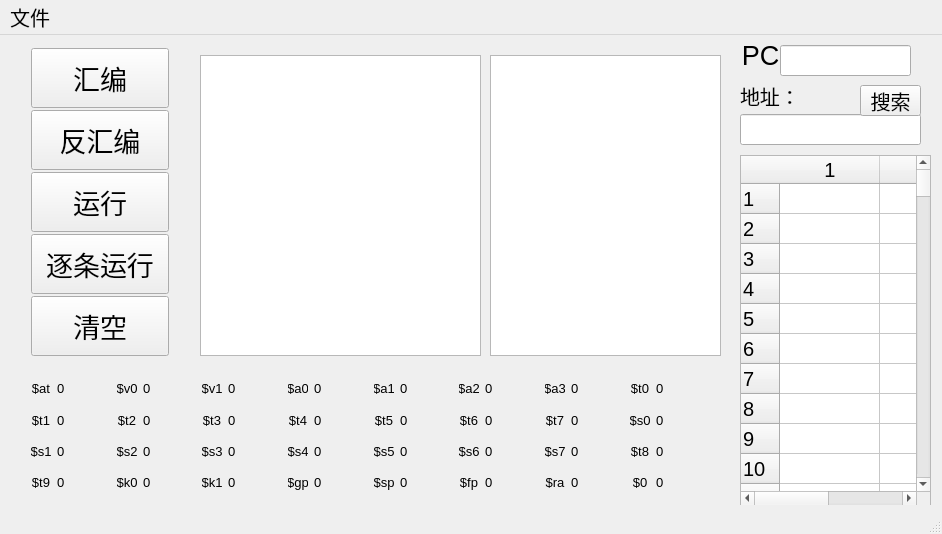
<?xml version="1.0" encoding="UTF-8"?>
<ui version="4.0">
 <class>MainWindow</class>
 <widget class="QMainWindow" name="MainWindow">
  <property name="geometry">
   <rect>
    <x>0</x>
    <y>0</y>
    <width>942</width>
    <height>534</height>
   </rect>
  </property>
  <property name="font">
   <font>
    <pointsize>15</pointsize>
   </font>
  </property>
  <property name="windowTitle">
   <string>MainWindow</string>
  </property>
  <widget class="QWidget" name="centralWidget">
   <widget class="QPlainTextEdit" name="text1">
    <property name="geometry">
     <rect>
      <x>200</x>
      <y>20</y>
      <width>281</width>
      <height>301</height>
     </rect>
    </property>
    <property name="font">
     <font>
      <pointsize>15</pointsize>
     </font>
    </property>
   </widget>
   <widget class="QPlainTextEdit" name="text2">
    <property name="geometry">
     <rect>
      <x>490</x>
      <y>20</y>
      <width>231</width>
      <height>301</height>
     </rect>
    </property>
    <property name="font">
     <font>
      <pointsize>15</pointsize>
     </font>
    </property>
   </widget>
   <widget class="QWidget" name="verticalLayoutWidget">
    <property name="geometry">
     <rect>
      <x>20</x>
      <y>0</y>
      <width>160</width>
      <height>334</height>
     </rect>
    </property>
    <layout class="QVBoxLayout" name="verticalLayout">
     <property name="spacing">
      <number>0</number>
     </property>
     <item>
      <widget class="QPushButton" name="assembler">
       <property name="minimumSize">
        <size>
         <width>0</width>
         <height>60</height>
        </size>
       </property>
       <property name="font">
        <font>
         <pointsize>20</pointsize>
        </font>
       </property>
       <property name="text">
        <string>汇编</string>
       </property>
      </widget>
     </item>
     <item>
      <widget class="QPushButton" name="disassembler">
       <property name="minimumSize">
        <size>
         <width>0</width>
         <height>60</height>
        </size>
       </property>
       <property name="font">
        <font>
         <pointsize>20</pointsize>
        </font>
       </property>
       <property name="text">
        <string>反汇编</string>
       </property>
      </widget>
     </item>
     <item>
      <widget class="QPushButton" name="runall">
       <property name="minimumSize">
        <size>
         <width>0</width>
         <height>60</height>
        </size>
       </property>
       <property name="font">
        <font>
         <pointsize>20</pointsize>
        </font>
       </property>
       <property name="text">
        <string>运行</string>
       </property>
      </widget>
     </item>
     <item>
      <widget class="QPushButton" name="run">
       <property name="minimumSize">
        <size>
         <width>0</width>
         <height>60</height>
        </size>
       </property>
       <property name="font">
        <font>
         <pointsize>20</pointsize>
        </font>
       </property>
       <property name="text">
        <string>逐条运行</string>
       </property>
      </widget>
     </item>
     <item>
      <widget class="QPushButton" name="wim">
       <property name="minimumSize">
        <size>
         <width>0</width>
         <height>60</height>
        </size>
       </property>
       <property name="font">
        <font>
         <pointsize>20</pointsize>
        </font>
       </property>
       <property name="text">
        <string>清空</string>
       </property>
      </widget>
     </item>
    </layout>
   </widget>
   <widget class="QLineEdit" name="pc">
    <property name="geometry">
     <rect>
      <x>780</x>
      <y>10</y>
      <width>131</width>
      <height>31</height>
     </rect>
    </property>
    <property name="font">
     <font>
      <pointsize>15</pointsize>
     </font>
    </property>
    <property name="alignment">
     <set>Qt::AlignCenter</set>
    </property>
   </widget>
   <widget class="QLabel" name="label">
    <property name="geometry">
     <rect>
      <x>740</x>
      <y>10</y>
      <width>41</width>
      <height>20</height>
     </rect>
    </property>
    <property name="font">
     <font>
      <pointsize>20</pointsize>
     </font>
    </property>
    <property name="text">
     <string>PC</string>
    </property>
    <property name="alignment">
     <set>Qt::AlignCenter</set>
    </property>
   </widget>
   <widget class="QWidget" name="gridLayoutWidget">
    <property name="geometry">
     <rect>
      <x>20</x>
      <y>330</y>
      <width>701</width>
      <height>141</height>
     </rect>
    </property>
    <property name="font">
     <font>
      <pointsize>10</pointsize>
     </font>
    </property>
    <layout class="QGridLayout" name="gridLayout">
     <item row="1" column="3">
      <widget class="QLabel" name="r10">
       <property name="font">
        <font>
         <pointsize>10</pointsize>
        </font>
       </property>
       <property name="text">
        <string>0</string>
       </property>
      </widget>
     </item>
     <item row="2" column="11">
      <widget class="QLabel" name="r22">
       <property name="font">
        <font>
         <pointsize>10</pointsize>
        </font>
       </property>
       <property name="text">
        <string>0</string>
       </property>
      </widget>
     </item>
     <item row="3" column="4">
      <widget class="QLabel" name="label_27">
       <property name="maximumSize">
        <size>
         <width>20</width>
         <height>16777215</height>
        </size>
       </property>
       <property name="font">
        <font>
         <pointsize>10</pointsize>
         <weight>50</weight>
         <bold>false</bold>
        </font>
       </property>
       <property name="text">
        <string>$k1</string>
       </property>
       <property name="alignment">
        <set>Qt::AlignCenter</set>
       </property>
      </widget>
     </item>
     <item row="2" column="6">
      <widget class="QLabel" name="label_26">
       <property name="maximumSize">
        <size>
         <width>20</width>
         <height>16777215</height>
        </size>
       </property>
       <property name="font">
        <font>
         <pointsize>10</pointsize>
         <weight>50</weight>
         <bold>false</bold>
        </font>
       </property>
       <property name="text">
        <string>$s4</string>
       </property>
       <property name="alignment">
        <set>Qt::AlignCenter</set>
       </property>
      </widget>
     </item>
     <item row="3" column="6">
      <widget class="QLabel" name="label_25">
       <property name="maximumSize">
        <size>
         <width>20</width>
         <height>16777215</height>
        </size>
       </property>
       <property name="font">
        <font>
         <pointsize>10</pointsize>
         <weight>50</weight>
         <bold>false</bold>
        </font>
       </property>
       <property name="text">
        <string>$gp</string>
       </property>
       <property name="alignment">
        <set>Qt::AlignCenter</set>
       </property>
      </widget>
     </item>
     <item row="3" column="9">
      <widget class="QLabel" name="r29">
       <property name="font">
        <font>
         <pointsize>10</pointsize>
        </font>
       </property>
       <property name="text">
        <string>0</string>
       </property>
      </widget>
     </item>
     <item row="1" column="12">
      <widget class="QLabel" name="label_58">
       <property name="maximumSize">
        <size>
         <width>20</width>
         <height>16777215</height>
        </size>
       </property>
       <property name="font">
        <font>
         <pointsize>10</pointsize>
         <weight>50</weight>
         <bold>false</bold>
        </font>
       </property>
       <property name="text">
        <string>$t7</string>
       </property>
       <property name="alignment">
        <set>Qt::AlignCenter</set>
       </property>
      </widget>
     </item>
     <item row="2" column="10">
      <widget class="QLabel" name="label_59">
       <property name="maximumSize">
        <size>
         <width>20</width>
         <height>16777215</height>
        </size>
       </property>
       <property name="font">
        <font>
         <pointsize>10</pointsize>
         <weight>50</weight>
         <bold>false</bold>
        </font>
       </property>
       <property name="text">
        <string>$s6</string>
       </property>
       <property name="alignment">
        <set>Qt::AlignCenter</set>
       </property>
      </widget>
     </item>
     <item row="0" column="3">
      <widget class="QLabel" name="r2">
       <property name="font">
        <font>
         <pointsize>10</pointsize>
        </font>
       </property>
       <property name="text">
        <string>0</string>
       </property>
      </widget>
     </item>
     <item row="1" column="2">
      <widget class="QLabel" name="label_8">
       <property name="maximumSize">
        <size>
         <width>20</width>
         <height>16777215</height>
        </size>
       </property>
       <property name="font">
        <font>
         <pointsize>10</pointsize>
         <weight>50</weight>
         <bold>false</bold>
        </font>
       </property>
       <property name="text">
        <string>$t2</string>
       </property>
       <property name="alignment">
        <set>Qt::AlignCenter</set>
       </property>
      </widget>
     </item>
     <item row="2" column="2">
      <widget class="QLabel" name="label_9">
       <property name="maximumSize">
        <size>
         <width>20</width>
         <height>16777215</height>
        </size>
       </property>
       <property name="font">
        <font>
         <pointsize>10</pointsize>
         <weight>50</weight>
         <bold>false</bold>
        </font>
       </property>
       <property name="text">
        <string>$s2</string>
       </property>
       <property name="alignment">
        <set>Qt::AlignCenter</set>
       </property>
      </widget>
     </item>
     <item row="1" column="8">
      <widget class="QLabel" name="label_21">
       <property name="maximumSize">
        <size>
         <width>20</width>
         <height>16777215</height>
        </size>
       </property>
       <property name="font">
        <font>
         <pointsize>10</pointsize>
         <weight>50</weight>
         <bold>false</bold>
        </font>
       </property>
       <property name="text">
        <string>$t5</string>
       </property>
       <property name="alignment">
        <set>Qt::AlignCenter</set>
       </property>
      </widget>
     </item>
     <item row="1" column="9">
      <widget class="QLabel" name="r13">
       <property name="font">
        <font>
         <pointsize>10</pointsize>
        </font>
       </property>
       <property name="text">
        <string>0</string>
       </property>
      </widget>
     </item>
     <item row="2" column="3">
      <widget class="QLabel" name="r18">
       <property name="font">
        <font>
         <pointsize>10</pointsize>
        </font>
       </property>
       <property name="text">
        <string>0</string>
       </property>
      </widget>
     </item>
     <item row="2" column="12">
      <widget class="QLabel" name="label_61">
       <property name="maximumSize">
        <size>
         <width>20</width>
         <height>16777215</height>
        </size>
       </property>
       <property name="font">
        <font>
         <pointsize>10</pointsize>
         <weight>50</weight>
         <bold>false</bold>
        </font>
       </property>
       <property name="text">
        <string>$s7</string>
       </property>
       <property name="alignment">
        <set>Qt::AlignCenter</set>
       </property>
      </widget>
     </item>
     <item row="0" column="5">
      <widget class="QLabel" name="r3">
       <property name="font">
        <font>
         <pointsize>10</pointsize>
        </font>
       </property>
       <property name="text">
        <string>0</string>
       </property>
      </widget>
     </item>
     <item row="3" column="3">
      <widget class="QLabel" name="r26">
       <property name="font">
        <font>
         <pointsize>10</pointsize>
        </font>
       </property>
       <property name="text">
        <string>0</string>
       </property>
      </widget>
     </item>
     <item row="1" column="5">
      <widget class="QLabel" name="r11">
       <property name="font">
        <font>
         <pointsize>10</pointsize>
        </font>
       </property>
       <property name="text">
        <string>0</string>
       </property>
      </widget>
     </item>
     <item row="1" column="13">
      <widget class="QLabel" name="r15">
       <property name="font">
        <font>
         <pointsize>10</pointsize>
        </font>
       </property>
       <property name="text">
        <string>0</string>
       </property>
      </widget>
     </item>
     <item row="3" column="12">
      <widget class="QLabel" name="label_62">
       <property name="maximumSize">
        <size>
         <width>20</width>
         <height>16777215</height>
        </size>
       </property>
       <property name="font">
        <font>
         <pointsize>10</pointsize>
         <weight>50</weight>
         <bold>false</bold>
        </font>
       </property>
       <property name="text">
        <string>$ra</string>
       </property>
       <property name="alignment">
        <set>Qt::AlignCenter</set>
       </property>
      </widget>
     </item>
     <item row="3" column="11">
      <widget class="QLabel" name="r30">
       <property name="font">
        <font>
         <pointsize>10</pointsize>
        </font>
       </property>
       <property name="text">
        <string>0</string>
       </property>
      </widget>
     </item>
     <item row="3" column="10">
      <widget class="QLabel" name="label_64">
       <property name="maximumSize">
        <size>
         <width>20</width>
         <height>16777215</height>
        </size>
       </property>
       <property name="font">
        <font>
         <pointsize>10</pointsize>
         <weight>50</weight>
         <bold>false</bold>
        </font>
       </property>
       <property name="text">
        <string>$fp</string>
       </property>
       <property name="alignment">
        <set>Qt::AlignCenter</set>
       </property>
      </widget>
     </item>
     <item row="3" column="13">
      <widget class="QLabel" name="r31">
       <property name="font">
        <font>
         <pointsize>10</pointsize>
        </font>
       </property>
       <property name="text">
        <string>0</string>
       </property>
      </widget>
     </item>
     <item row="3" column="14">
      <widget class="QLabel" name="label_66">
       <property name="maximumSize">
        <size>
         <width>20</width>
         <height>16777215</height>
        </size>
       </property>
       <property name="font">
        <font>
         <pointsize>10</pointsize>
        </font>
       </property>
       <property name="text">
        <string>$0</string>
       </property>
       <property name="alignment">
        <set>Qt::AlignCenter</set>
       </property>
      </widget>
     </item>
     <item row="3" column="0">
      <widget class="QLabel" name="label_54">
       <property name="maximumSize">
        <size>
         <width>20</width>
         <height>16777215</height>
        </size>
       </property>
       <property name="font">
        <font>
         <pointsize>10</pointsize>
         <weight>50</weight>
         <bold>false</bold>
        </font>
       </property>
       <property name="text">
        <string>$t9</string>
       </property>
       <property name="alignment">
        <set>Qt::AlignCenter</set>
       </property>
      </widget>
     </item>
     <item row="2" column="0">
      <widget class="QLabel" name="label_55">
       <property name="maximumSize">
        <size>
         <width>20</width>
         <height>16777215</height>
        </size>
       </property>
       <property name="font">
        <font>
         <pointsize>10</pointsize>
         <weight>50</weight>
         <bold>false</bold>
        </font>
       </property>
       <property name="text">
        <string>$s1</string>
       </property>
       <property name="alignment">
        <set>Qt::AlignCenter</set>
       </property>
      </widget>
     </item>
     <item row="1" column="0">
      <widget class="QLabel" name="label_56">
       <property name="maximumSize">
        <size>
         <width>20</width>
         <height>16777215</height>
        </size>
       </property>
       <property name="font">
        <font>
         <pointsize>10</pointsize>
         <weight>50</weight>
         <bold>false</bold>
        </font>
       </property>
       <property name="text">
        <string>$t1</string>
       </property>
       <property name="alignment">
        <set>Qt::AlignCenter</set>
       </property>
      </widget>
     </item>
     <item row="0" column="1">
      <widget class="QLabel" name="r1">
       <property name="font">
        <font>
         <pointsize>10</pointsize>
        </font>
       </property>
       <property name="text">
        <string>0</string>
       </property>
      </widget>
     </item>
     <item row="0" column="15">
      <widget class="QLabel" name="r8">
       <property name="font">
        <font>
         <pointsize>10</pointsize>
        </font>
       </property>
       <property name="text">
        <string>0</string>
       </property>
      </widget>
     </item>
     <item row="3" column="8">
      <widget class="QLabel" name="label_34">
       <property name="maximumSize">
        <size>
         <width>20</width>
         <height>16777215</height>
        </size>
       </property>
       <property name="font">
        <font>
         <pointsize>10</pointsize>
         <weight>50</weight>
         <bold>false</bold>
        </font>
       </property>
       <property name="text">
        <string>$sp</string>
       </property>
       <property name="alignment">
        <set>Qt::AlignCenter</set>
       </property>
      </widget>
     </item>
     <item row="2" column="9">
      <widget class="QLabel" name="r21">
       <property name="font">
        <font>
         <pointsize>10</pointsize>
        </font>
       </property>
       <property name="text">
        <string>0</string>
       </property>
      </widget>
     </item>
     <item row="3" column="1">
      <widget class="QLabel" name="r25">
       <property name="font">
        <font>
         <pointsize>10</pointsize>
        </font>
       </property>
       <property name="text">
        <string>0</string>
       </property>
      </widget>
     </item>
     <item row="0" column="14">
      <widget class="QLabel" name="label_47">
       <property name="maximumSize">
        <size>
         <width>20</width>
         <height>16777215</height>
        </size>
       </property>
       <property name="font">
        <font>
         <pointsize>10</pointsize>
        </font>
       </property>
       <property name="text">
        <string>$t0</string>
       </property>
       <property name="alignment">
        <set>Qt::AlignCenter</set>
       </property>
      </widget>
     </item>
     <item row="1" column="11">
      <widget class="QLabel" name="r14">
       <property name="font">
        <font>
         <pointsize>10</pointsize>
        </font>
       </property>
       <property name="text">
        <string>0</string>
       </property>
      </widget>
     </item>
     <item row="0" column="2">
      <widget class="QLabel" name="label_5">
       <property name="maximumSize">
        <size>
         <width>20</width>
         <height>16777215</height>
        </size>
       </property>
       <property name="font">
        <font>
         <pointsize>10</pointsize>
         <weight>50</weight>
         <bold>false</bold>
        </font>
       </property>
       <property name="text">
        <string>$v0</string>
       </property>
       <property name="alignment">
        <set>Qt::AlignCenter</set>
       </property>
      </widget>
     </item>
     <item row="2" column="4">
      <widget class="QLabel" name="label_16">
       <property name="maximumSize">
        <size>
         <width>20</width>
         <height>16777215</height>
        </size>
       </property>
       <property name="font">
        <font>
         <pointsize>10</pointsize>
         <weight>50</weight>
         <bold>false</bold>
        </font>
       </property>
       <property name="text">
        <string>$s3</string>
       </property>
       <property name="alignment">
        <set>Qt::AlignCenter</set>
       </property>
      </widget>
     </item>
     <item row="1" column="4">
      <widget class="QLabel" name="label_15">
       <property name="maximumSize">
        <size>
         <width>20</width>
         <height>16777215</height>
        </size>
       </property>
       <property name="font">
        <font>
         <pointsize>10</pointsize>
         <weight>50</weight>
         <bold>false</bold>
        </font>
       </property>
       <property name="text">
        <string>$t3</string>
       </property>
       <property name="alignment">
        <set>Qt::AlignCenter</set>
       </property>
      </widget>
     </item>
     <item row="2" column="13">
      <widget class="QLabel" name="r23">
       <property name="font">
        <font>
         <pointsize>10</pointsize>
        </font>
       </property>
       <property name="text">
        <string>0</string>
       </property>
      </widget>
     </item>
     <item row="3" column="2">
      <widget class="QLabel" name="label_13">
       <property name="maximumSize">
        <size>
         <width>20</width>
         <height>16777215</height>
        </size>
       </property>
       <property name="font">
        <font>
         <pointsize>10</pointsize>
         <weight>50</weight>
         <bold>false</bold>
        </font>
       </property>
       <property name="text">
        <string>$k0</string>
       </property>
       <property name="alignment">
        <set>Qt::AlignCenter</set>
       </property>
      </widget>
     </item>
     <item row="0" column="4">
      <widget class="QLabel" name="label_14">
       <property name="maximumSize">
        <size>
         <width>20</width>
         <height>16777215</height>
        </size>
       </property>
       <property name="font">
        <font>
         <pointsize>10</pointsize>
         <weight>50</weight>
         <bold>false</bold>
        </font>
       </property>
       <property name="text">
        <string>$v1</string>
       </property>
       <property name="alignment">
        <set>Qt::AlignCenter</set>
       </property>
      </widget>
     </item>
     <item row="2" column="5">
      <widget class="QLabel" name="r19">
       <property name="font">
        <font>
         <pointsize>10</pointsize>
        </font>
       </property>
       <property name="text">
        <string>0</string>
       </property>
      </widget>
     </item>
     <item row="2" column="8">
      <widget class="QLabel" name="label_33">
       <property name="maximumSize">
        <size>
         <width>20</width>
         <height>16777215</height>
        </size>
       </property>
       <property name="font">
        <font>
         <pointsize>10</pointsize>
         <weight>50</weight>
         <bold>false</bold>
        </font>
       </property>
       <property name="text">
        <string>$s5</string>
       </property>
       <property name="alignment">
        <set>Qt::AlignCenter</set>
       </property>
      </widget>
     </item>
     <item row="1" column="6">
      <widget class="QLabel" name="label_19">
       <property name="maximumSize">
        <size>
         <width>20</width>
         <height>16777215</height>
        </size>
       </property>
       <property name="font">
        <font>
         <pointsize>10</pointsize>
         <weight>50</weight>
         <bold>false</bold>
        </font>
       </property>
       <property name="text">
        <string>$t4</string>
       </property>
       <property name="alignment">
        <set>Qt::AlignCenter</set>
       </property>
      </widget>
     </item>
     <item row="1" column="7">
      <widget class="QLabel" name="r12">
       <property name="font">
        <font>
         <pointsize>10</pointsize>
        </font>
       </property>
       <property name="text">
        <string>0</string>
       </property>
      </widget>
     </item>
     <item row="1" column="10">
      <widget class="QLabel" name="label_45">
       <property name="maximumSize">
        <size>
         <width>20</width>
         <height>16777215</height>
        </size>
       </property>
       <property name="font">
        <font>
         <pointsize>10</pointsize>
         <weight>50</weight>
         <bold>false</bold>
        </font>
       </property>
       <property name="text">
        <string>$t6</string>
       </property>
       <property name="alignment">
        <set>Qt::AlignCenter</set>
       </property>
      </widget>
     </item>
     <item row="0" column="9">
      <widget class="QLabel" name="r5">
       <property name="font">
        <font>
         <pointsize>10</pointsize>
        </font>
       </property>
       <property name="text">
        <string>0</string>
       </property>
      </widget>
     </item>
     <item row="0" column="7">
      <widget class="QLabel" name="r4">
       <property name="font">
        <font>
         <pointsize>10</pointsize>
        </font>
       </property>
       <property name="text">
        <string>0</string>
       </property>
      </widget>
     </item>
     <item row="0" column="6">
      <widget class="QLabel" name="label_35">
       <property name="maximumSize">
        <size>
         <width>20</width>
         <height>16777215</height>
        </size>
       </property>
       <property name="font">
        <font>
         <pointsize>10</pointsize>
         <weight>50</weight>
         <bold>false</bold>
        </font>
       </property>
       <property name="text">
        <string>$a0</string>
       </property>
       <property name="alignment">
        <set>Qt::AlignCenter</set>
       </property>
      </widget>
     </item>
     <item row="0" column="8">
      <widget class="QLabel" name="label_37">
       <property name="maximumSize">
        <size>
         <width>20</width>
         <height>16777215</height>
        </size>
       </property>
       <property name="font">
        <font>
         <pointsize>10</pointsize>
         <weight>50</weight>
         <bold>false</bold>
        </font>
       </property>
       <property name="text">
        <string>$a1</string>
       </property>
       <property name="alignment">
        <set>Qt::AlignCenter</set>
       </property>
      </widget>
     </item>
     <item row="1" column="14">
      <widget class="QLabel" name="label_49">
       <property name="maximumSize">
        <size>
         <width>20</width>
         <height>16777215</height>
        </size>
       </property>
       <property name="font">
        <font>
         <pointsize>10</pointsize>
        </font>
       </property>
       <property name="text">
        <string>$s0</string>
       </property>
       <property name="alignment">
        <set>Qt::AlignCenter</set>
       </property>
      </widget>
     </item>
     <item row="1" column="1">
      <widget class="QLabel" name="r9">
       <property name="font">
        <font>
         <pointsize>10</pointsize>
        </font>
       </property>
       <property name="text">
        <string>0</string>
       </property>
      </widget>
     </item>
     <item row="0" column="13">
      <widget class="QLabel" name="r7">
       <property name="font">
        <font>
         <pointsize>10</pointsize>
        </font>
       </property>
       <property name="text">
        <string>0</string>
       </property>
      </widget>
     </item>
     <item row="0" column="12">
      <widget class="QLabel" name="label_40">
       <property name="maximumSize">
        <size>
         <width>20</width>
         <height>16777215</height>
        </size>
       </property>
       <property name="font">
        <font>
         <pointsize>10</pointsize>
         <weight>50</weight>
         <bold>false</bold>
        </font>
       </property>
       <property name="text">
        <string>$a3</string>
       </property>
       <property name="alignment">
        <set>Qt::AlignCenter</set>
       </property>
      </widget>
     </item>
     <item row="0" column="11">
      <widget class="QLabel" name="r6">
       <property name="font">
        <font>
         <pointsize>10</pointsize>
        </font>
       </property>
       <property name="text">
        <string>0</string>
       </property>
      </widget>
     </item>
     <item row="0" column="10">
      <widget class="QLabel" name="label_39">
       <property name="maximumSize">
        <size>
         <width>20</width>
         <height>16777215</height>
        </size>
       </property>
       <property name="font">
        <font>
         <pointsize>10</pointsize>
         <weight>50</weight>
         <bold>false</bold>
        </font>
       </property>
       <property name="text">
        <string>$a2</string>
       </property>
       <property name="alignment">
        <set>Qt::AlignCenter</set>
       </property>
      </widget>
     </item>
     <item row="0" column="0">
      <widget class="QLabel" name="label_50">
       <property name="maximumSize">
        <size>
         <width>20</width>
         <height>16777215</height>
        </size>
       </property>
       <property name="font">
        <font>
         <pointsize>10</pointsize>
         <weight>50</weight>
         <bold>false</bold>
        </font>
       </property>
       <property name="text">
        <string>$at</string>
       </property>
       <property name="alignment">
        <set>Qt::AlignCenter</set>
       </property>
      </widget>
     </item>
     <item row="3" column="7">
      <widget class="QLabel" name="r28">
       <property name="font">
        <font>
         <pointsize>10</pointsize>
        </font>
       </property>
       <property name="text">
        <string>0</string>
       </property>
      </widget>
     </item>
     <item row="3" column="5">
      <widget class="QLabel" name="r27">
       <property name="font">
        <font>
         <pointsize>10</pointsize>
        </font>
       </property>
       <property name="text">
        <string>0</string>
       </property>
      </widget>
     </item>
     <item row="2" column="7">
      <widget class="QLabel" name="r20">
       <property name="font">
        <font>
         <pointsize>10</pointsize>
        </font>
       </property>
       <property name="text">
        <string>0</string>
       </property>
      </widget>
     </item>
     <item row="2" column="1">
      <widget class="QLabel" name="r17">
       <property name="font">
        <font>
         <pointsize>10</pointsize>
        </font>
       </property>
       <property name="text">
        <string>0</string>
       </property>
      </widget>
     </item>
     <item row="1" column="15">
      <widget class="QLabel" name="r16">
       <property name="font">
        <font>
         <pointsize>10</pointsize>
        </font>
       </property>
       <property name="text">
        <string>0</string>
       </property>
      </widget>
     </item>
     <item row="2" column="15">
      <widget class="QLabel" name="r24">
       <property name="font">
        <font>
         <pointsize>10</pointsize>
        </font>
       </property>
       <property name="text">
        <string>0</string>
       </property>
      </widget>
     </item>
     <item row="3" column="15">
      <widget class="QLabel" name="r0">
       <property name="font">
        <font>
         <pointsize>10</pointsize>
        </font>
       </property>
       <property name="text">
        <string>0</string>
       </property>
      </widget>
     </item>
     <item row="2" column="14">
      <widget class="QLabel" name="label_72">
       <property name="maximumSize">
        <size>
         <width>20</width>
         <height>16777215</height>
        </size>
       </property>
       <property name="font">
        <font>
         <pointsize>10</pointsize>
        </font>
       </property>
       <property name="text">
        <string>$t8</string>
       </property>
       <property name="alignment">
        <set>Qt::AlignCenter</set>
       </property>
      </widget>
     </item>
    </layout>
   </widget>
   <widget class="QTableWidget" name="MEM">
    <property name="geometry">
     <rect>
      <x>740</x>
      <y>120</y>
      <width>191</width>
      <height>351</height>
     </rect>
    </property>
    <property name="rowCount">
     <number>256</number>
    </property>
    <property name="columnCount">
     <number>2</number>
    </property>
    <row/>
    <row/>
    <row/>
    <row/>
    <row/>
    <row/>
    <row/>
    <row/>
    <row/>
    <row/>
    <row/>
    <row/>
    <row/>
    <row/>
    <row/>
    <row/>
    <row/>
    <row/>
    <row/>
    <row/>
    <row/>
    <row/>
    <row/>
    <row/>
    <row/>
    <row/>
    <row/>
    <row/>
    <row/>
    <row/>
    <row/>
    <row/>
    <row/>
    <row/>
    <row/>
    <row/>
    <row/>
    <row/>
    <row/>
    <row/>
    <row/>
    <row/>
    <row/>
    <row/>
    <row/>
    <row/>
    <row/>
    <row/>
    <row/>
    <row/>
    <row/>
    <row/>
    <row/>
    <row/>
    <row/>
    <row/>
    <row/>
    <row/>
    <row/>
    <row/>
    <row/>
    <row/>
    <row/>
    <row/>
    <row/>
    <row/>
    <row/>
    <row/>
    <row/>
    <row/>
    <row/>
    <row/>
    <row/>
    <row/>
    <row/>
    <row/>
    <row/>
    <row/>
    <row/>
    <row/>
    <row/>
    <row/>
    <row/>
    <row/>
    <row/>
    <row/>
    <row/>
    <row/>
    <row/>
    <row/>
    <row/>
    <row/>
    <row/>
    <row/>
    <row/>
    <row/>
    <row/>
    <row/>
    <row/>
    <row/>
    <row/>
    <row/>
    <row/>
    <row/>
    <row/>
    <row/>
    <row/>
    <row/>
    <row/>
    <row/>
    <row/>
    <row/>
    <row/>
    <row/>
    <row/>
    <row/>
    <row/>
    <row/>
    <row/>
    <row/>
    <row/>
    <row/>
    <row/>
    <row/>
    <row/>
    <row/>
    <row/>
    <row/>
    <row/>
    <row/>
    <row/>
    <row/>
    <row/>
    <row/>
    <row/>
    <row/>
    <row/>
    <row/>
    <row/>
    <row/>
    <row/>
    <row/>
    <row/>
    <row/>
    <row/>
    <row/>
    <row/>
    <row/>
    <row/>
    <row/>
    <row/>
    <row/>
    <row/>
    <row/>
    <row/>
    <row/>
    <row/>
    <row/>
    <row/>
    <row/>
    <row/>
    <row/>
    <row/>
    <row/>
    <row/>
    <row/>
    <row/>
    <row/>
    <row/>
    <row/>
    <row/>
    <row/>
    <row/>
    <row/>
    <row/>
    <row/>
    <row/>
    <row/>
    <row/>
    <row/>
    <row/>
    <row/>
    <row/>
    <row/>
    <row/>
    <row/>
    <row/>
    <row/>
    <row/>
    <row/>
    <row/>
    <row/>
    <row/>
    <row/>
    <row/>
    <row/>
    <row/>
    <row/>
    <row/>
    <row/>
    <row/>
    <row/>
    <row/>
    <row/>
    <row/>
    <row/>
    <row/>
    <row/>
    <row/>
    <row/>
    <row/>
    <row/>
    <row/>
    <row/>
    <row/>
    <row/>
    <row/>
    <row/>
    <row/>
    <row/>
    <row/>
    <row/>
    <row/>
    <row/>
    <row/>
    <row/>
    <row/>
    <row/>
    <row/>
    <row/>
    <row/>
    <row/>
    <row/>
    <row/>
    <row/>
    <row/>
    <row/>
    <row/>
    <row/>
    <row/>
    <row/>
    <row/>
    <row/>
    <row/>
    <row/>
    <row/>
    <row/>
    <row/>
    <row/>
    <row/>
    <row/>
    <row/>
    <row/>
    <row/>
    <row/>
    <row/>
    <column/>
    <column/>
   </widget>
   <widget class="QLineEdit" name="addr">
    <property name="geometry">
     <rect>
      <x>740</x>
      <y>79</y>
      <width>181</width>
      <height>31</height>
     </rect>
    </property>
   </widget>
   <widget class="QPushButton" name="search">
    <property name="geometry">
     <rect>
      <x>860</x>
      <y>50</y>
      <width>61</width>
      <height>31</height>
     </rect>
    </property>
    <property name="text">
     <string>搜索</string>
    </property>
   </widget>
   <widget class="QLabel" name="label_2">
    <property name="geometry">
     <rect>
      <x>740</x>
      <y>50</y>
      <width>71</width>
      <height>21</height>
     </rect>
    </property>
    <property name="text">
     <string>地址：</string>
    </property>
   </widget>
  </widget>
  <widget class="QMenuBar" name="menuBar">
   <property name="geometry">
    <rect>
     <x>0</x>
     <y>0</y>
     <width>942</width>
     <height>23</height>
    </rect>
   </property>
   <widget class="QMenu" name="menu">
    <property name="title">
     <string>文件</string>
    </property>
    <addaction name="open"/>
    <addaction name="save"/>
    <addaction name="saveas"/>
    <addaction name="file_new"/>
   </widget>
   <addaction name="menu"/>
  </widget>
  <widget class="QStatusBar" name="statusBar"/>
  <action name="open">
   <property name="text">
    <string>打开文件</string>
   </property>
   <property name="shortcut">
    <string>Ctrl+O</string>
   </property>
  </action>
  <action name="save">
   <property name="text">
    <string>保存</string>
   </property>
   <property name="shortcut">
    <string>Ctrl+S</string>
   </property>
  </action>
  <action name="saveas">
   <property name="text">
    <string>另存为</string>
   </property>
   <property name="shortcut">
    <string>Ctrl+Shift+A</string>
   </property>
  </action>
  <action name="file_new">
   <property name="text">
    <string>新建</string>
   </property>
   <property name="shortcut">
    <string>Ctrl+N</string>
   </property>
  </action>
 </widget>
 <layoutdefault spacing="6" margin="11"/>
 <resources/>
 <connections/>
</ui>
